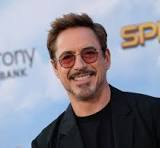
#> input picture Users/1111/Image (1).jpeg, 160 x 148 px
$ python -i enrolment.py   (imports and definitions only)   (older library calls are emulated)
#> lines starting #> are read from the running program, lines starting #| are printed output that depends on the picture
"""
Direct TensorFlow Lite MediaPipe Implementation - Using .tflite models with TFLite interpreter
This implementation directly loads and uses MediaPipe .tflite models with TensorFlow Lite interpreter and uses only TFLite + OpenCV fallback
"""

import os
import sys
import gc
import atexit
import cv2
import numpy as np
import pickle
from typing import Dict, Any, Optional, List, Tuple
from datetime import datetime
import warnings

# Add utils to path
sys.path.append(os.path.dirname(__file__))

# Try to import TensorFlow Lite
HAS_TFLITE = False
# [6 lines not run here, left out]


# [583 lines that did not run here, left out]


class DirectTFLiteDatabase:
    """Database manager for direct TFLite system"""

    # [67 lines left out: functions __init__, load_database, add_person, save_database, not called in this run]

    def get_all_persons(self) -> Dict[str, Any]:
        """Get all persons data"""
        return self.data['persons']

    # [156 lines left out: functions get_statistics, process_images_from_folder, main, not called in this run]


# [2 lines not run here, left out]

>>> import cv2
>>> picture = cv2.imread('Users/1111/Image (1).jpeg', cv2.IMREAD_GRAYSCALE)
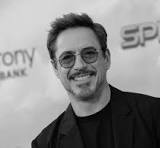
#> picture: shape (148, 160); min 0, max 230, mean 137.7
#> (the run stopped early here; a loop or call above may not have finished)

$ run again, on Users/1111/Image (3).jpg
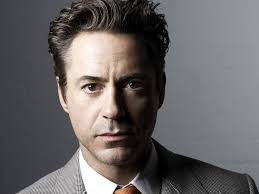
#> input picture Users/1111/Image (3).jpg, 259 x 194 px
#> `picture = cv2.imread('Users/1111/Image (1).jpeg', cv2.IMREAD_GRAYSCALE)`:
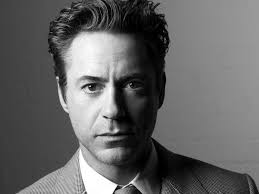
#> picture: shape (194, 259); min 0, max 255, mean 101.1

$ run again, on Users/1111/Image (4).jpg
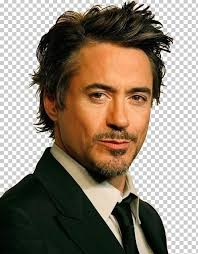
#> input picture Users/1111/Image (4).jpg, 198 x 254 px
#> `picture = cv2.imread('Users/1111/Image (1).jpeg', cv2.IMREAD_GRAYSCALE)`:
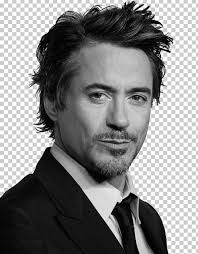
#> picture: shape (254, 198); min 0, max 255, mean 133.3

$ run again, on Users/1111/Image (5).jpg
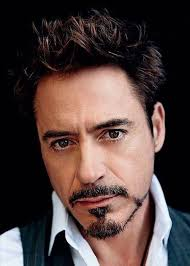
#> input picture Users/1111/Image (5).jpg, 190 x 266 px
#> `picture = cv2.imread('Users/1111/Image (1).jpeg', cv2.IMREAD_GRAYSCALE)`:
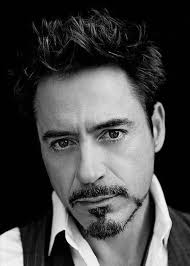
#> picture: shape (266, 190); min 0, max 253, mean 68.7
